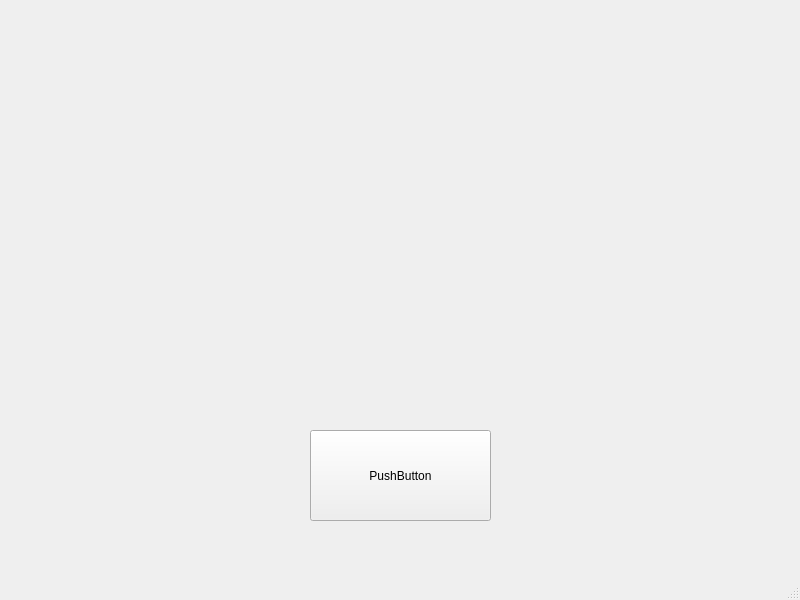
<?xml version="1.0" encoding="UTF-8"?>
<ui version="4.0">
 <class>MainWindow</class>
 <widget class="QMainWindow" name="MainWindow">
  <property name="geometry">
   <rect>
    <x>0</x>
    <y>0</y>
    <width>800</width>
    <height>600</height>
   </rect>
  </property>
  <property name="windowTitle">
   <string>MainWindow</string>
  </property>
  <widget class="QWidget" name="centralwidget">
   <widget class="QPushButton" name="draw_button">
    <property name="geometry">
     <rect>
      <x>310</x>
      <y>430</y>
      <width>181</width>
      <height>91</height>
     </rect>
    </property>
    <property name="text">
     <string>PushButton</string>
    </property>
   </widget>
  </widget>
  <widget class="QMenuBar" name="menubar">
   <property name="geometry">
    <rect>
     <x>0</x>
     <y>0</y>
     <width>800</width>
     <height>21</height>
    </rect>
   </property>
  </widget>
  <widget class="QStatusBar" name="statusbar"/>
 </widget>
 <resources/>
 <connections/>
</ui>
